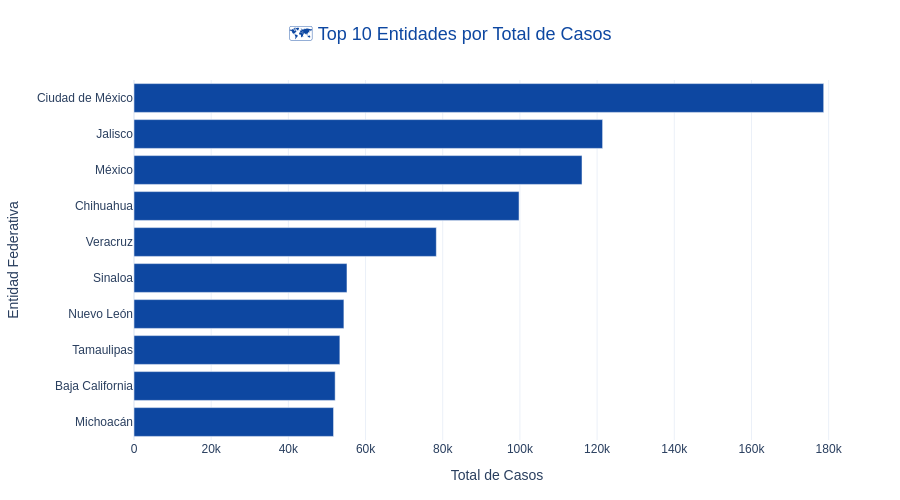

The notebook cell saved with this chart:
### Markdown cell above
### 5.3 Distribución Geográfica

### Code cell
"""
Top 10 entidades por número total de casos.
"""
casos_por_entidad = df.groupby('Entidad')['Casos_semana'].sum().reset_index()
casos_por_entidad.columns = ['Entidad', 'Total_Casos']
casos_por_entidad = casos_por_entidad.sort_values('Total_Casos', ascending=True)

# Top 10
top_10_entidades = casos_por_entidad.tail(10)

fig = create_bar_chart(
    top_10_entidades,
    'Entidad',
    'Total_Casos',
    '🗺️ Top 10 Entidades por Total de Casos',
    orientation='h'
)

fig.update_layout(
    yaxis_title='Entidad Federativa',
    xaxis_title='Total de Casos',
    height=500
)
fig.show(config=PLOT_CONFIG)

### Figure 1 — Plotly figure (JSON) as saved in the notebook; plotly's stock layout.template omitted (floating-point values rounded to 4 significant figures)
{"data": [{"alignmentgroup": "True", "hovertemplate": "Total_Casos=%{x}<br>Entidad=%{y}<extra></extra>", "legendgroup": "", "marker": {"color": "#0D47A1", "pattern": {"shape": ""}}, "name": "", "offsetgroup": "", "orientation": "h", "showlegend": false, "textposition": "auto", "type": "bar", "x": [51709, 52126, 53346, 54391, 55189, 78341, 99776, 116092, 121429, 178720], "xaxis": "x", "y": ["Michoacán", "Baja California", "Tamaulipas", "Nuevo León", "Sinaloa", "Veracruz", "Chihuahua", "México", "Jalisco", "Ciudad de México"], "yaxis": "y"}], "layout": {"barmode": "relative", "font": {"family": "Arial, sans-serif", "size": 12}, "height": 500, "legend": {"orientation": "h", "tracegroupgap": 0, "x": 1, "xanchor": "right", "y": 1.02, "yanchor": "bottom"}, "margin": {"b": 60, "l": 60, "r": 40, "t": 80}, "paper_bgcolor": "white", "plot_bgcolor": "white", "title": {"font": {"color": "#0D47A1", "size": 18}, "text": "🗺️ Top 10 Entidades por Total de Casos", "x": 0.5, "xanchor": "center"}, "xaxis": {"anchor": "y", "domain": [0, 1], "title": {"text": "Total de Casos"}}, "yaxis": {"anchor": "x", "domain": [0, 1], "title": {"text": "Entidad Federativa"}}}}
